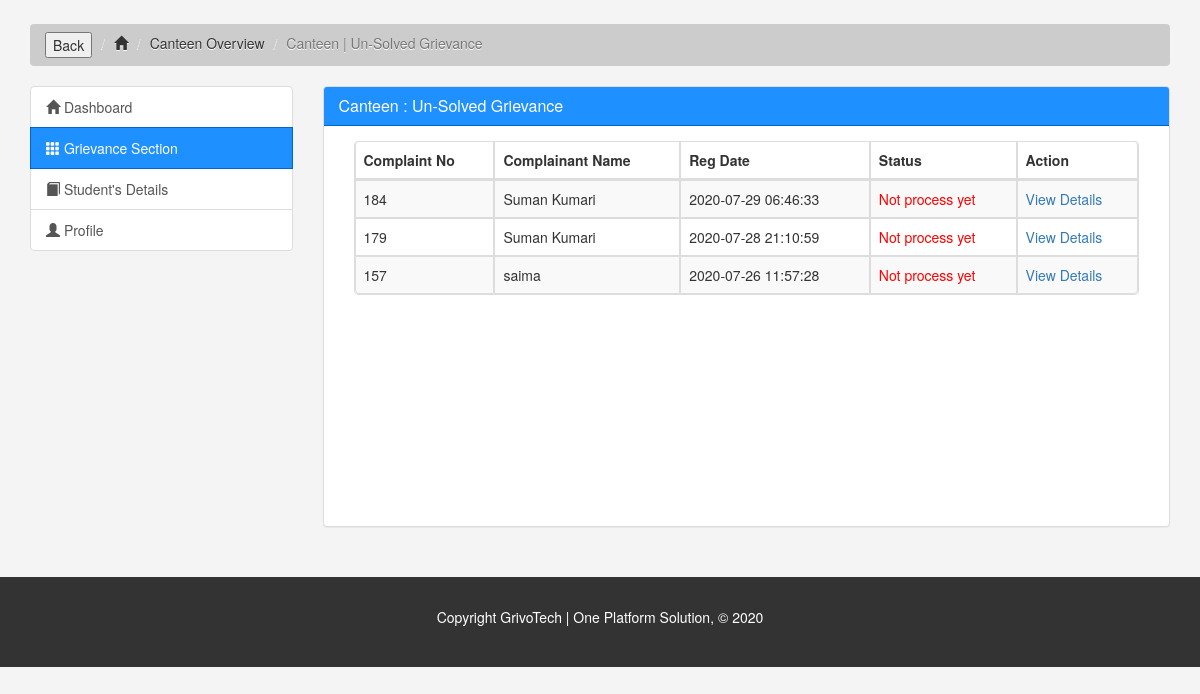
The app's page /college/canteen1.php (signed in), older data.
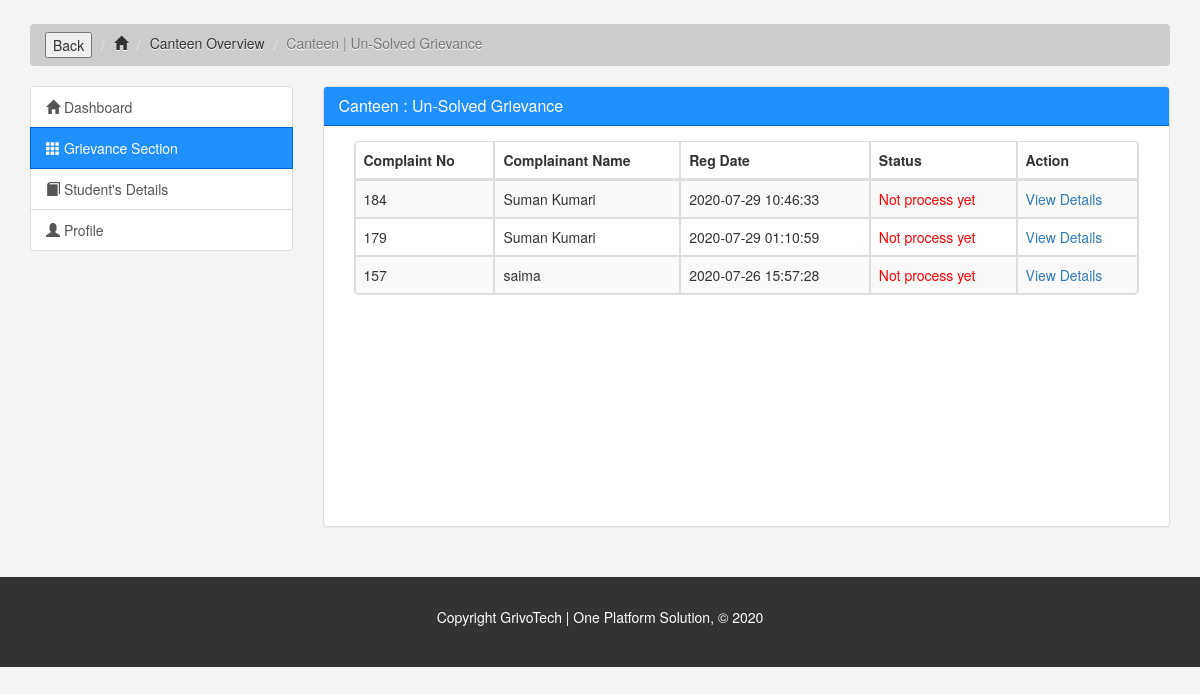
The same page, newer data.
### tables this page shows
CREATE TABLE `complain` (
  `complaintNumber` int(11) NOT NULL,
  `userId` int(11) DEFAULT NULL,
  `grievanceId` int(11) DEFAULT NULL,
  `complain` mediumtext DEFAULT NULL,
  `proof` varchar(255) DEFAULT NULL,
  `isAnonymous` int(11) DEFAULT NULL,
  `regDate` timestamp NULL DEFAULT current_timestamp(),
  `status` varchar(50) DEFAULT NULL,
  `lastUdationDate` timestamp NULL DEFAULT NULL ON UPDATE current_timestamp(),
  `isGroupComplaint` tinyint(1) NOT NULL
);

CREATE TABLE `student` (
  `student_id` int(11) NOT NULL,
  `name` varchar(30) NOT NULL,
  `email` varchar(40) NOT NULL,
  `password` varchar(100) NOT NULL,
  `mobile` varchar(10) NOT NULL,
  `aadhar` varchar(16) NOT NULL,
  `college` varchar(80) NOT NULL,
  `course` varchar(25) NOT NULL,
  `branch` varchar(45) NOT NULL,
  `start` varchar(10) NOT NULL,
  `end` int(10) NOT NULL,
  `city` varchar(25) NOT NULL,
  `state` varchar(25) NOT NULL,
  `registration` int(50) NOT NULL,
  `userImage` varchar(255) DEFAULT NULL,
  `regDate` timestamp NOT NULL DEFAULT current_timestamp(),
  `updationDate` timestamp NULL DEFAULT NULL ON UPDATE current_timestamp(),
  `status` int(1) DEFAULT NULL
);

### college/canteen1.php (the view, shortened to what this page needs)
<?php
include('../include/db.php');
if(strlen($_SESSION['alogin'])==0)
	{
header('location:cllglogin.php');
}
else{
?>
<!DOCTYPE html>
<html lang="en">
<head>
	<link href="css/bootstrap.min.css" rel="stylesheet">
	<link rel="stylesheet" href="https://maxcdn.bootstrapcdn.com/bootstrap/3.3.7/css/bootstrap.min.css">
	<link rel="stylesheet" href="https://cdnjs.cloudflare.com/ajax/libs/font-awesome/4.7.0/css/font-awesome.min.css">
		<link rel="stylesheet" href="css/fac_style.css">
</head>
<body>
	<section id="breadcrumb">
		<div class="container" style="margin-top: 2%;">
			 <ol class="breadcrumb">
			 	<li><input type="button" value="Back" onclick="history.go(-1)"></li>
			 	<li><a href="index.php"><span class="glyphicon glyphicon-home" aria-hidden="true"></span></a></li>
			 	<li><a href="canteenGrievance.php" style="text-decoration: none;">Canteen Overview</a></li>
			 	<li class="active">Canteen | Un-Solved Grievance</li>
			 </ol>
		</div>
	</section>
	<section id="main">
		<div class="container">
			<div class="row">
				<div class="col-md-3">
					<div class="list-group">
						<a href="index.php" class="list-group-item"><span class="glyphicon glyphicon-home" aria-hidden="true"></span> Dashboard</a>
						<a href="grievance_section.php" class="list-group-item active main-color-bg"><span class="glyphicon glyphicon-th" aria-hidden="true"></span> Grievance Section</a>
						<a href="studentdetails.php" class="list-group-item"><span class="glyphicon glyphicon-book" aria-hidden="true"></span> Student's Details</a>
						<a href="facultyprofile.php" class="list-group-item"><span class="glyphicon glyphicon-user" aria-hidden="true"></span> Profile</a>
					</div>
				</div>
				<div class="col-md-9">
					<div class="panel panel-default">
						<div class="panel-heading main-color-bg">
							<h3 class="panel-title">Canteen : Un-Solved Grievance</h3>
						</div>
						<div class="panel-body" style="min-height: 400px;">
							  <div class="col-sm-9 col-md-12 mt-5">
								  <table cellpadding="0" cellspacing="0" border="0" class="datatable-1 table table-bordered table-striped	table-responsive display" >
									<thead>
										<tr>
											<th>Complaint No</th>
											<th>Complainant Name</th>
											<th>Reg Date</th>
											<th>Status</th>
											<th>Action</th>
										</tr>
									</thead>
                                    <tbody>
                              <?php
                              $query=mysqli_query($db,"select complain.*,student.name as name from complain join student on student.student_id=complain.userId where complain.status is null and complain.grievanceId='7' ORDER BY regDate DESC");
                             while($row=mysqli_fetch_array($query))
                              {
                                   ?>
										<tr>
											<td><?php echo htmlentities($row['complaintNumber']);?></td>
											<td><?php echo htmlentities($row['name']);?></td>
											<td><?php echo htmlentities($row['regDate']);?></td>
											<td style="color:red;">Not process yet</td>
											<td>   <a href="complaint-details.php?cid=<?php echo htmlentities($row['complaintNumber']);?>"> View Details</a>
											</td>
											</tr>
										<?php  } ?>
										</tbody>
								</table>
							 </div>
													</div>
					</div>
				</div>
			</div>
		</div>
	</section>
	<?php include('../include/footer.php'); ?>
</body>
</html>
<?php } ?>

Row changes from the older to the newer data that the page shows:
changed complain id 184: regDate "2020-07-29 06:46:33" → "2020-07-29 10:46:33"
changed complain id 179: regDate "2020-07-28 21:10:59" → "2020-07-29 01:10:59"
changed complain "saima": regDate "2020-07-26 11:57:28" → "2020-07-26 15:57:28"
